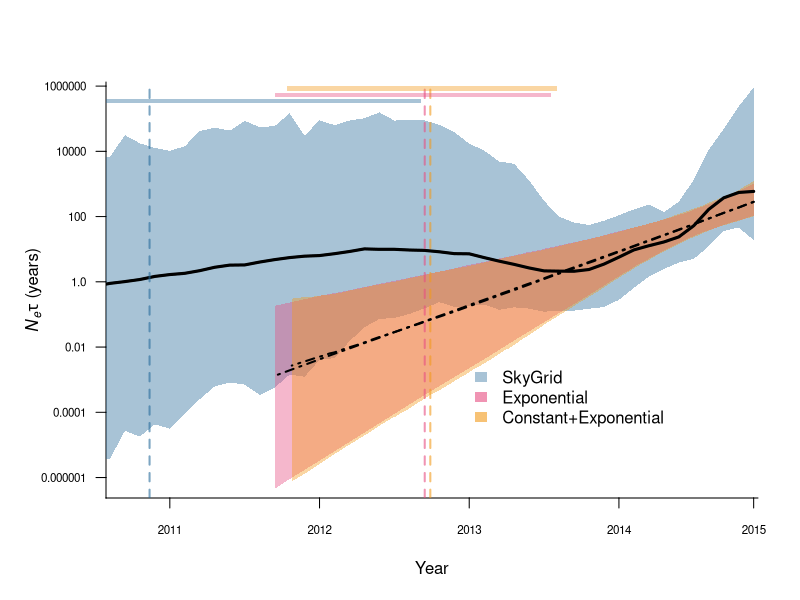

Recreate this plot in R.
getwd()
setwd("")

### READ IN DATA FILES (exported from BEAST, remember to delete FIRST line in file (Beast exports with text above headers))
rokaHIV = read.table("roka_env_SkyGrid.tsv", header=T)
rokaHIV
length(rokaHIV$Time)

rokaConstantExpon = read.table("roka_env_ConstantExpon.tsv", header=T)
head(rokaConstantExpon)
length(rokaConstantExpon$Time)

rokaExpon = read.table("roka_env_Exponential.tsv", header=T)
head(rokaExpon)
length(rokaExpon$Time)

########TRANSLATE DATES INTO TYPICAL CALENDAR FORMAT
#0.0 DATE in DECIMAL DATE = 2015.0739726027398
install.packages("lubridate")
library(lubridate)

####For SKYGRID
BaseDateVector = rep(2015.0739726027398, 64) #base number from BEAST
DecimalDates = (BaseDateVector - rokaHIV$Time) #decimal dates back in time
DecimalDates #take a look to make sure everything looks alright

CalendarDates = format(date_decimal(DecimalDates), "%Y") #convert to calendar dates
CalendarDates #again, take a look. Most recent date should match with height 0 tip in Beauti (yes!)

#Add calendar dates to the rokaHIV dataframe
rokaCalendar = data.frame(rokaHIV,CalendarDates)
rokaCalendar

####For EXPONENTIAL
BaseDateVector2 = rep(2015.0739726027398, 100) #base number from BEAST
DecimalDates2 = (BaseDateVector2 - rokaExpon$Time) #decimal dates back in time
DecimalDates2 #take a look to make sure everything looks alright

CalendarDates2 = format(date_decimal(DecimalDates2), "%Y") #convert to calendar dates
CalendarDates2 #again, take a look. Most recent date should match with height 0 tip in Beauti (yes!)

#Add calendar dates to the rokaHIV dataframe
rokaCalendar2 = data.frame(rokaExpon,CalendarDates2)
rokaCalendar2

####For CONSTANT + EXPONENTIAL
BaseDateVector3 = rep(2015.0739726027398, 99) #base number from BEAST
DecimalDates3 = (BaseDateVector3 - rokaConstantExpon$Time) #decimal dates back in time
length(DecimalDates3) #take a look to make sure everything looks alright

CalendarDates3 = format(date_decimal(DecimalDates3), "%Y") #convert to calendar dates
length(CalendarDates3) #again, take a look. Most recent date should match with height 0 tip in Beauti (yes!)

#Add calendar dates to the rokaHIV dataframe
rokaCalendar3 = data.frame(rokaConstantExpon,CalendarDates3)
rokaCalendar3

#make the polygon border vectors FOR SKYLINE
roka_X = c(rokaHIV$Time, rev(rokaHIV$Time))
roka_Y = c(rokaHIV$Lower,rev(rokaHIV$Upper))

#make the polygon border vectors FOR EXPONENTIAL
roka_Expon_X = c(rokaExpon$Time, rev(rokaExpon$Time))
roka_Expon_Y = c(rokaExpon$Lower,rev(rokaExpon$Upper))

#make polygon vectors for CONSTANT + EXPONENTIAL
roka_ConstantExpon_X = c(rokaConstantExpon$Time, rev(rokaConstantExpon$Time))
roka_ConstantExpon_Y = c(rokaConstantExpon$Lower,rev(rokaConstantExpon$Upper))


#################################
#################################
#### PLOTTING OVERLAY ####
#################################
#################################


#define colors
colorGRID=rgb(0.15,0.41,0.6, alpha=0.4) # BLUE
colorCONS=rgb(0.95,0.6,0.1, alpha=0.4) # RED
colorEXPON=rgb(0.9,0.3,0.5, alpha=0.4) # Pink

#color3=rgb(0.55,0.77,0.3, alpha=0.3) # GREEN

colorGRIDstrong=rgb(0.15,0.41,0.6, alpha=0.6) # BLUE
colorCONSstrong=rgb(0.95,0.6,0.1, alpha=0.6) # RED
colorEXPONstrong=rgb(0.9,0.3,0.5, alpha=0.6) # Pink



par(mfrow=c(1,1))
par(fig=c(0.03,1,0,1))

#Plot Skyline first with all the appropriate axes and labeling etc.
plot(rokaCalendar$Median ~rokaCalendar$Time, type="l",  
     log="y", #note log 0 is -inf, so need a value
     col="black", 
     xlim = c(4.25,0.135),
     xaxt = "n", #plot without x axis
     yaxt = 'n',
     ylim = c(0.0000007, 450000),
     bty="l",
     cex.axis = 0.7,
     cex.lab = 1,
     ylab = expression(paste(italic("N"[e]),tau," ","(years)")),
     xlab= "Year",
     #main = "Roka HIV Outbreak",
     lwd=2)

axis(1, at=(0), labels = CalendarDates[1], cex.axis=0.7)
axis(1, at=(0.9183673), labels = CalendarDates[10], cex.axis=0.7)
axis(1, at=(1.9387755), labels = CalendarDates[20], cex.axis=0.7)
axis(1, at=(2.9591837), labels = CalendarDates[30], cex.axis=0.7)
axis(1, at=(3.9795918), labels = CalendarDates[40], cex.axis=0.7)
axis(1, at=(5.0000000), labels = CalendarDates[50], cex.axis=0.7)
axis(1, at=(5.9183673), labels = CalendarDates[60], cex.axis=0.7)

axis(2, at=(0.000001), labels = "0.000001", cex.axis=0.7, las=2)
axis(2, at=(0.0001), labels = "0.0001", cex.axis=0.7, las=2)
axis(2, at=(0.01), labels = "0.01", cex.axis=0.7, las=2)
axis(2, at=(1), labels = "1.0", cex.axis=0.7, las=2)
axis(2, at=(100), labels = "100", cex.axis=0.7, las=2)
axis(2, at=(10000), labels = "10000", cex.axis=0.7, las=2)
axis(2, at=(1000000), labels = "1000000", cex.axis=0.7, las=2)


#Plot both polygons
polygon(roka_X, roka_Y, border=NA, col=colorGRID)
polygon(roka_Expon_X, roka_Expon_Y, border=NA, col=colorEXPON)
polygon(roka_ConstantExpon_X, roka_ConstantExpon_Y, border=NA, col=colorCONS)

#plot both of the median lines
lines(rokaHIV$Median ~rokaHIV$Time, lty=1, lwd=3, col="black", add=T)
lines(rokaExpon$Median ~rokaExpon$Time, lty=4, lwd=2, col="black", add=T)
lines(rokaConstantExpon$Median ~rokaConstantExpon$Time, lty=4, lwd=2, col="black", add=T)

#add vertical lines at mean values of TMRCA
abline(v=4.1177, lty=2, col=colorGRIDstrong, lwd=2) #TMRCA SkyGrid
abline(v=2.204, lty=2, col=colorCONSstrong, lwd=2) #TMRCA ConstantExponential
abline(v=2.242, lty=2, col=colorEXPONstrong, lwd=2) #TMRCA Exponential

#add legend
#legend('topright', inset=0.02,c("SkyGrid","Constant Exponential"),fill=c(color1,color2),  bty = "n")
legend(x=2.0, y=0.005, inset=0.02,c("SkyGrid","Exponential", "Constant+Exponential"),fill=c(colorGRID,colorEXPONstrong,colorCONSstrong), border=NA,  bty = "n")

#add lines to indicate 95%HPD around TMRCA
rect(6.4193, 300000, 2.2672, 400000, col = colorGRID, border=NA) #95%HPD on SkyGrid TMRCA, numbers from Tracer (log file)
rect(3.18, 700000, 1.34, 1000000, col = colorCONS, border=NA) #95%HPD on Exponential TMRCA
rect(3.26, 450000, 1.38, 630000, col = colorEXPON, border=NA) #95%HPD on Exponential TMRCA
